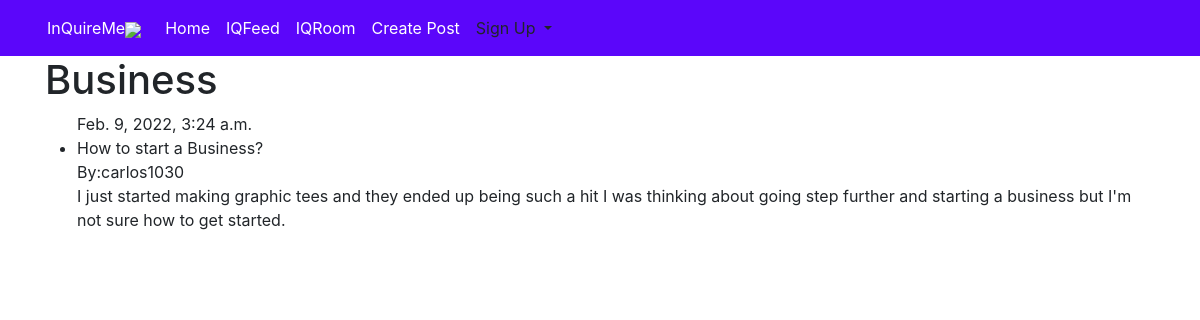
The page /category/Business/ on the database its author committed.
### inquire_me/models.py (models this page shows, shortened)
class Post(models.Model):
    title = models.CharField(max_length=200)
    body = models.TextField()
    created_at = models.DateTimeField(auto_now_add=True)
    username = models.ForeignKey(
        settings.AUTH_USER_MODEL, on_delete=models.CASCADE, default=1)
    categories = models.CharField(
        max_length=30, choices=CATEGORY_CHOICES, default='')
    likes = models.ManyToManyField(
        settings.AUTH_USER_MODEL, related_name='post_likes')

### accounts/models.py (models this page shows, shortened)
class User(AbstractUser):
    username = models.CharField(
        max_length=50, blank=True, null=True, unique=True)
    email = models.EmailField(verbose_name="email address", unique=True)
    birth_date = models.DateField(verbose_name="DOB", null=True, blank=True)
    categories_verified = models.CharField(
        max_length=30, choices=CATEGORY_CHOICES, default='')
    color_iqroom = models.CharField(
        max_length=6, choices=COLOR_CHOICES, default='green')
    is_active = models.BooleanField(default=True)
    flag = models.IntegerField(
        choices=((1, 'Standard Account'), (2, 'Pro Account')), default=1)
    USERNAME_FIELD = 'email'
    REQUIRED_FIELDS = ['username']
    objects = CustomUserManager()
    def __str__(self):
        return self.username

### inquire_me/views.py (the view)
# urls.py: path('category/<str:cats>/', CategoryDetailView, name='post_category'),
def CategoryDetailView(request, cats):
    category_posts = Post.objects.filter(categories=cats)
    return render(request, 'category_detail.html', {'cats': cats.title(), 'category_posts': category_posts})

### templates/category_detail.html
{% extends 'base.html' %}
{% block content %}
{%if category_posts %}
<h1>{{ cats }}</h1>
<ul>
{% for post in category_posts %}
{{ post.created_at }}<br>
<li>{{ post.title }} </li>
    By:{{ post.username }}<br>
    {{ post.body}}<br><br>
{% endfor %}
</ul>
{% else %}
<h2>Sorry this page doesn't exist.</h2>
{% endif %}
{% endblock content %}

### rows shown on the page
Post: categories "Business", created_at "Feb. 9, 2022, 3:24 a.m.", title "How to start a Business?", username "carlos1030", body "I just started making graphic tees and they ended up being such a hit I was thinking about going step further and starting a business but I'm not sure how to get started."
